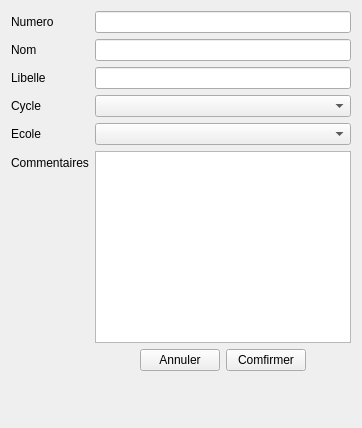
                   <widget class="QWidget" name="tabFilere">
                    <attribute name="icon">
                     <iconset>
                      <normaloff>resources/images/books.png</normaloff>resources/images/books.png</iconset>
                    </attribute>
                    <attribute name="title">
                     <string>FILIERE</string>
                    </attribute>
                    <layout class="QHBoxLayout" name="horizontalLayout_11">
                     <item>
                      <layout class="QFormLayout" name="formLayout_3">
                       <item row="0" column="0">
                        <widget class="QLabel" name="filiereNumeroLabel">
                         <property name="text">
                          <string>Numero</string>
                         </property>
                        </widget>
                       </item>
                       <item row="0" column="1">
                        <widget class="QLineEdit" name="filiereNumeroEdit"/>
                       </item>
                       <item row="1" column="0">
                        <widget class="QLabel" name="filiereNomLabel">
                         <property name="text">
                          <string>Nom</string>
                         </property>
                        </widget>
                       </item>
                       <item row="1" column="1">
                        <widget class="QLineEdit" name="filiereNomEdit"/>
                       </item>
                       <item row="7" column="1">
                        <spacer name="verticalSpacer_9">
                         <property name="orientation">
                          <enum>Qt::Vertical</enum>
                         </property>
                         <property name="sizeHint" stdset="0">
                          <size>
                           <width>20</width>
                           <height>40</height>
                          </size>
                         </property>
                        </spacer>
                       </item>
                       <item row="2" column="0">
                        <widget class="QLabel" name="filiereLibelleLabel">
                         <property name="text">
                          <string>Libelle</string>
                         </property>
                        </widget>
                       </item>
                       <item row="5" column="0">
                        <widget class="QLabel" name="filiereNoteLabel">
                         <property name="text">
                          <string>Commentaires</string>
                         </property>
                        </widget>
                       </item>
                       <item row="5" column="1">
                        <widget class="QPlainTextEdit" name="filiereNoteEdit"/>
                       </item>
                       <item row="2" column="1">
                        <widget class="QLineEdit" name="filiereLibelleEdit"/>
                       </item>
                       <item row="6" column="1">
                        <layout class="QHBoxLayout" name="horizontalLayout_20">
                         <item>
                          <spacer name="horizontalSpacer_7">
                           <property name="orientation">
                            <enum>Qt::Horizontal</enum>
                           </property>
                           <property name="sizeHint" stdset="0">
                            <size>
                             <width>40</width>
                             <height>20</height>
                            </size>
                           </property>
                          </spacer>
                         </item>
                         <item>
                          <widget class="QPushButton" name="btnAnnulerFiliere">
                           <property name="text">
                            <string>Annuler</string>
                           </property>
                           <property name="icon">
                            <iconset>
                             <normaloff>resources/images/icons8-close-48.png</normaloff>resources/images/icons8-close-48.png</iconset>
                           </property>
                          </widget>
                         </item>
                         <item>
                          <widget class="QPushButton" name="btnComfirmFiliere">
                           <property name="text">
                            <string>Comfirmer</string>
                           </property>
                           <property name="icon">
                            <iconset>
                             <normaloff>resources/images/icons8-save-all-48.png</normaloff>resources/images/icons8-save-all-48.png</iconset>
                           </property>
                          </widget>
                         </item>
                         <item>
                          <spacer name="horizontalSpacer_8">
                           <property name="orientation">
                            <enum>Qt::Horizontal</enum>
                           </property>
                           <property name="sizeHint" stdset="0">
                            <size>
                             <width>40</width>
                             <height>20</height>
                            </size>
                           </property>
                          </spacer>
                         </item>
                        </layout>
                       </item>
                       <item row="3" column="1">
                        <widget class="QComboBox" name="comboBox_2"/>
                       </item>
                       <item row="3" column="0">
                        <widget class="QLabel" name="label_3">
                         <property name="text">
                          <string>Cycle</string>
                         </property>
                        </widget>
                       </item>
                       <item row="4" column="1">
                        <widget class="QComboBox" name="comboBox_4"/>
                       </item>
                       <item row="4" column="0">
                        <widget class="QLabel" name="label_5">
                         <property name="text">
                          <string>Ecole</string>
                         </property>
                        </widget>
                       </item>
                      </layout>
                     </item>
                    </layout>
                   </widget>
